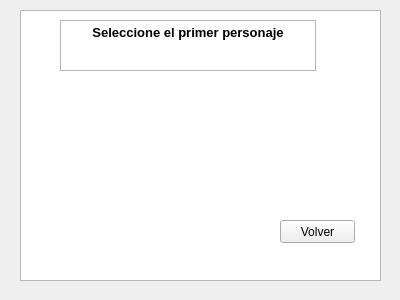
<?xml version="1.0" encoding="UTF-8"?>
<ui version="4.0">
 <class>ventana1</class>
 <widget class="QWidget" name="ventana1">
  <property name="geometry">
   <rect>
    <x>0</x>
    <y>0</y>
    <width>400</width>
    <height>300</height>
   </rect>
  </property>
  <property name="windowTitle">
   <string>Form</string>
  </property>
  <widget class="QGraphicsView" name="graphicsView">
   <property name="geometry">
    <rect>
     <x>20</x>
     <y>10</y>
     <width>361</width>
     <height>271</height>
    </rect>
   </property>
  </widget>
  <widget class="QPushButton" name="ryu">
   <property name="geometry">
    <rect>
     <x>60</x>
     <y>90</y>
     <width>70</width>
     <height>70</height>
    </rect>
   </property>
   <property name="text">
    <string/>
   </property>
   <property name="flat">
    <bool>true</bool>
   </property>
  </widget>
  <widget class="QPushButton" name="kent">
   <property name="geometry">
    <rect>
     <x>200</x>
     <y>90</y>
     <width>70</width>
     <height>70</height>
    </rect>
   </property>
   <property name="text">
    <string/>
   </property>
   <property name="flat">
    <bool>true</bool>
   </property>
  </widget>
  <widget class="QPushButton" name="sold">
   <property name="geometry">
    <rect>
     <x>200</x>
     <y>180</y>
     <width>70</width>
     <height>70</height>
    </rect>
   </property>
   <property name="text">
    <string/>
   </property>
   <property name="flat">
    <bool>true</bool>
   </property>
  </widget>
  <widget class="QPushButton" name="killer">
   <property name="geometry">
    <rect>
     <x>60</x>
     <y>180</y>
     <width>70</width>
     <height>70</height>
    </rect>
   </property>
   <property name="text">
    <string/>
   </property>
   <property name="flat">
    <bool>true</bool>
   </property>
  </widget>
  <widget class="QPushButton" name="volver">
   <property name="geometry">
    <rect>
     <x>280</x>
     <y>220</y>
     <width>75</width>
     <height>23</height>
    </rect>
   </property>
   <property name="text">
    <string>Volver</string>
   </property>
  </widget>
  <widget class="QLabel" name="gif1">
   <property name="geometry">
    <rect>
     <x>60</x>
     <y>90</y>
     <width>70</width>
     <height>70</height>
    </rect>
   </property>
   <property name="text">
    <string/>
   </property>
  </widget>
  <widget class="QLabel" name="gif2">
   <property name="geometry">
    <rect>
     <x>200</x>
     <y>90</y>
     <width>70</width>
     <height>70</height>
    </rect>
   </property>
   <property name="text">
    <string/>
   </property>
  </widget>
  <widget class="QLabel" name="gif3">
   <property name="geometry">
    <rect>
     <x>70</x>
     <y>170</y>
     <width>70</width>
     <height>70</height>
    </rect>
   </property>
   <property name="text">
    <string/>
   </property>
  </widget>
  <widget class="QLabel" name="gif4">
   <property name="geometry">
    <rect>
     <x>200</x>
     <y>180</y>
     <width>70</width>
     <height>70</height>
    </rect>
   </property>
   <property name="text">
    <string/>
   </property>
  </widget>
  <widget class="QTextBrowser" name="textBrowser">
   <property name="geometry">
    <rect>
     <x>60</x>
     <y>20</y>
     <width>256</width>
     <height>51</height>
    </rect>
   </property>
   <property name="html">
    <string>&lt;!DOCTYPE HTML PUBLIC &quot;-//W3C//DTD HTML 4.0//EN&quot; &quot;http://www.w3.org/TR/REC-html40/strict.dtd&quot;&gt;
&lt;html&gt;&lt;head&gt;&lt;meta name=&quot;qrichtext&quot; content=&quot;1&quot; /&gt;&lt;style type=&quot;text/css&quot;&gt;
p, li { white-space: pre-wrap; }
&lt;/style&gt;&lt;/head&gt;&lt;body style=&quot; font-family:'MS Shell Dlg 2'; font-size:8.25pt; font-weight:400; font-style:normal;&quot;&gt;
&lt;p align=&quot;center&quot; style=&quot; margin-top:0px; margin-bottom:0px; margin-left:0px; margin-right:0px; -qt-block-indent:0; text-indent:0px;&quot;&gt;&lt;span style=&quot; font-size:10pt; font-weight:600;&quot;&gt;Seleccione el primer personaje&lt;/span&gt;&lt;/p&gt;&lt;/body&gt;&lt;/html&gt;</string>
   </property>
  </widget>
  <zorder>graphicsView</zorder>
  <zorder>volver</zorder>
  <zorder>gif1</zorder>
  <zorder>gif3</zorder>
  <zorder>gif4</zorder>
  <zorder>textBrowser</zorder>
  <zorder>gif2</zorder>
  <zorder>kent</zorder>
  <zorder>ryu</zorder>
  <zorder>killer</zorder>
  <zorder>sold</zorder>
 </widget>
 <resources/>
 <connections/>
</ui>
